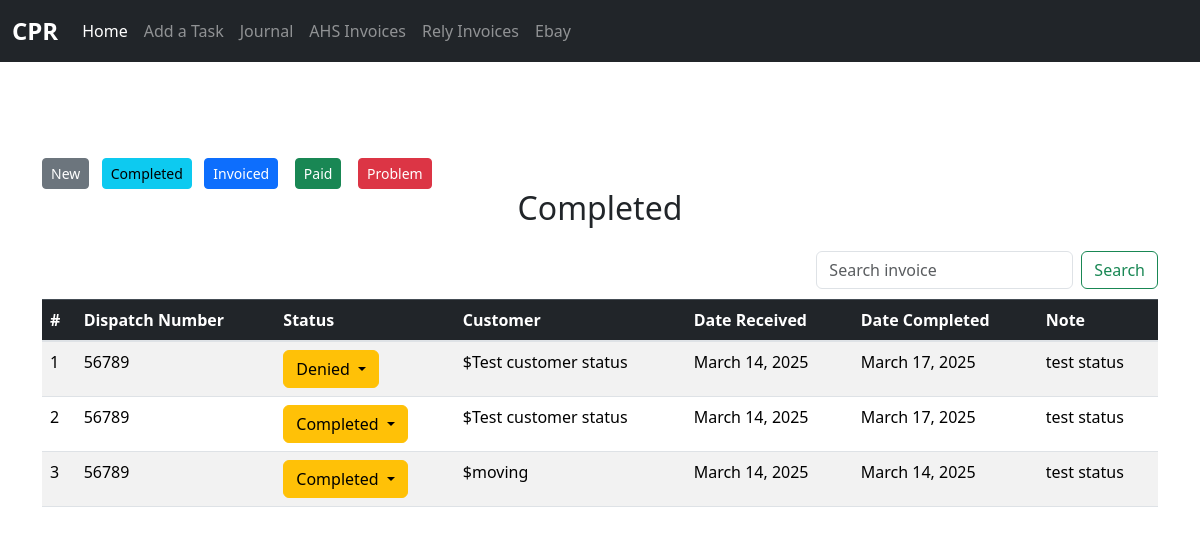
The page /rely/rely_invoice_completed on the database as committed earlier.
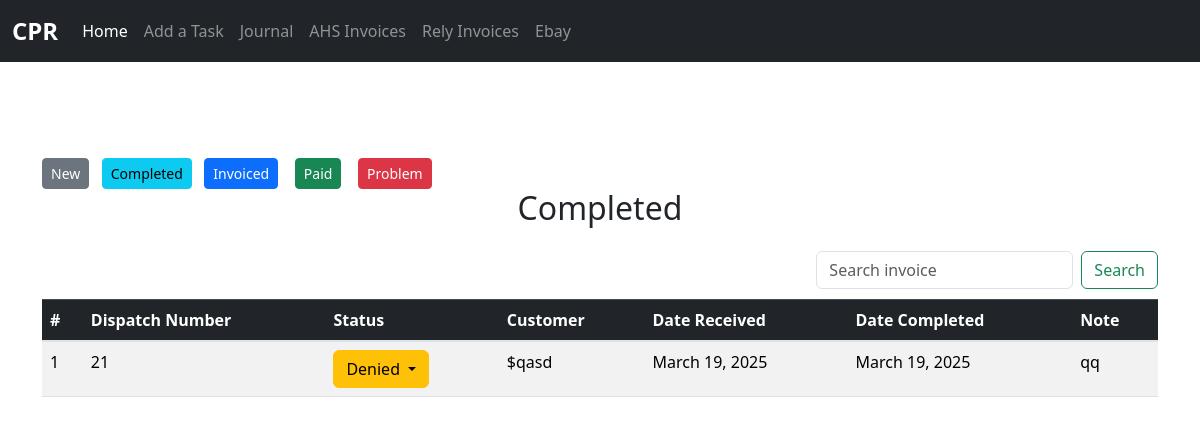
The same page on the database as committed later.
### rely_invoice/models.py (models this page shows, shortened)
class RelyCompleted(models.Model):
	dispatch_number = models.CharField(max_length=50, blank=True, null=True)
	status = models.ForeignKey(Status, null=True, blank=True, on_delete=models.SET_NULL)
	customer = models.CharField(max_length=50, blank=True, null=True)
	date_received = models.DateField(default=timezone.now)  # Date the invoice was received
	date_invoiced = models.DateField(default=timezone.now)  # Date the invoice was invoiced
	note = models.TextField(blank=False, null=False)
	amount = models.DecimalField(max_digits=20, decimal_places=2, blank=True, null=True)
	class Meta:
		verbose_name_plural = "Invoice Completed"

class Status(models.Model):
	name = models.CharField(max_length=50, blank=True, null=False)

### rely_invoice/views.py (the view)
# urls.py: path('rely_invoice_completed', views.rely_invoice_completed, name="rely_invoice_completed"),
def rely_invoice_completed(request):
    all_invoice = RelyCompleted.objects.all().order_by('-id')
    all_statuses = Status.objects.all()
    search_results = None
    if request.method == "POST":
        inv_data = request.POST.get('inv_data', '').strip()
        messages.success(request, f"You searched {inv_data}")
        if inv_data:
            search_results = RelyCompleted.objects.filter(dispatch_number__icontains=inv_data) | \
                             RelyCompleted.objects.filter(customer__icontains=inv_data)
    context = {
        "all_invoice": all_invoice,
        "all_statuses": all_statuses,
        'search_results':search_results
    }
    return render(request, 'rely_completed.html', context)

### rely_invoice/templates/rely_completed.html (shortened to what this page needs)
{% extends 'base.html' %}
{% block content %}
	<div class="container mt-5">
		<a class="btn btn-secondary btn-sm" href="{% url 'rely_invoice' %}">New</a>&nbsp;&nbsp;
        <a class="btn btn-info btn-sm" href="{% url 'rely_invoice_completed' %}">Completed</a>&nbsp;&nbsp;
        <a class="btn btn-primary btn-sm" href="{% url 'rely_invoice_processed' %}">Invoiced</a>
        <a class="btn btn-success btn-sm" href="{% url 'rely_invoice_paid' %}">Paid</a>
        <a class="btn btn-danger btn-sm" href="{% url 'rely_invoice_problem' %}">Problem</a></br>
		<h2 style="text-align: center;" class="mb-4">Completed</h2>
	    	<div class="table-responsive">
	    		<form style="float:right;" method="POST" class="form-inline my-2 my-lg-0">
				    <input name="inv_data" class="form-control mr-sm-2" type="search" placeholder="Search invoice" aria-label="Search">
				    <button class="btn btn-outline-success my-2 my-sm-0" type="submit">Search</button>
				</form>
				<br><br>
<table class="table table-striped">
    <thead class="table-dark">
        <tr>
            <th>#</th>
            <th>Dispatch Number</th>
            <th>Status</th>
            <th>Customer</th>
            <th>Date Received</th>
            <th>Date Completed</th>
            <th>Note</th>
        </tr>
    </thead>
    <tbody>
        {% if search_results is None %}
            {% for invoice in all_invoice %}
            <tr>
                <td>{{ forloop.counter }}</td>
                <td>{{ invoice.dispatch_number }}</td>
                <td>
				    <div class="dropdown">
				        <button class="btn btn-warning dropdown-toggle" data-bs-toggle="dropdown">
				            {{ invoice.status.name }}
				        </button>
				    </div>
				</td>
                <td>${{ invoice.customer }}</td>
                <td>{{ invoice.date_received }}</td>
                <td>{{ invoice.date_invoiced }}</td>
                <td>{{ invoice.note }}</td>
            </tr>
            {% empty %}
            <tr>
                <td colspan="6" class="text-center">No invoices available.</td>
            </tr>
            {% endfor %}
        {% endif %}
    </tbody>
</table>
	    	</div>
	</div>
{% endblock %}

Rows that differ between the two databases and show on the page:
removed RelyCompleted: dispatch_number "56789", status.name "Denied", customer "Test customer status", date_received "March 14, 2025", date_invoiced "March 17, 2025", note "test status"
removed RelyCompleted: dispatch_number "56789", status.name "Completed", customer "Test customer status", date_received "March 14, 2025", date_invoiced "March 17, 2025", note "test status"
removed RelyCompleted: dispatch_number "56789", status.name "Completed", customer "moving", date_received "March 14, 2025", date_invoiced "March 14, 2025", note "test status"
added RelyCompleted: dispatch_number "21", status.name "Denied", customer "qasd", date_received "March 19, 2025", date_invoiced "March 19, 2025", note "qq"
